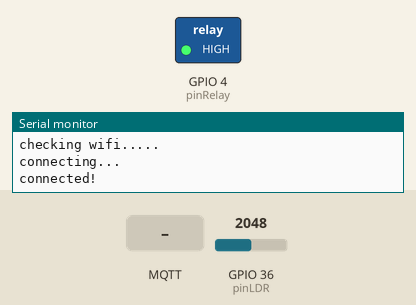
The sketch below on a simulated ESP32. On the bench: switched loads named in the sketch (green lamp = pin HIGH), the last lines printed to the serial monitor. The inputs (shaded band) are chosen by the test bench; at power-on: GPIO 36 (pinLDR) = 2048. WiFi joins after 1.5 s; servers stay silent unless stated; no MQTT or app messages arrive unless stated.

Above: at 3.2 s.
3.3 s: MQTT message "/lamp" arrives on the first subscribed topic
4.8 s: MQTT message "5" arrives on the first subscribed topic
6.3 s: GPIO 36 (pinLDR) set to 6
7.8 s: GPIO 36 (pinLDR) set to 3
At 8.4 s:
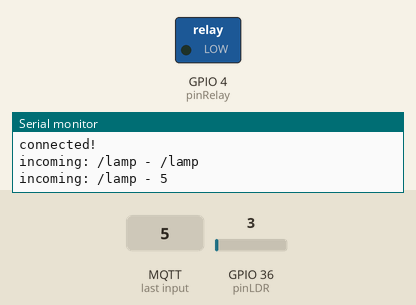
9.3 s: GPIO 36 (pinLDR) set to 491
At 10.5 s:
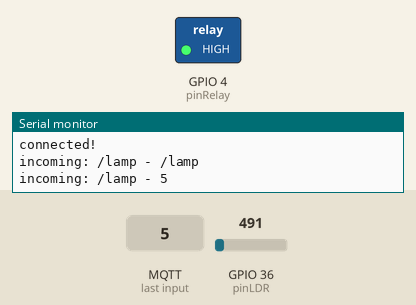
10.8 s: MQTT message "on" arrives on the first subscribed topic
Timing chart, 0 to 13.3 s (numbered marks = the images above; inputs shaded):
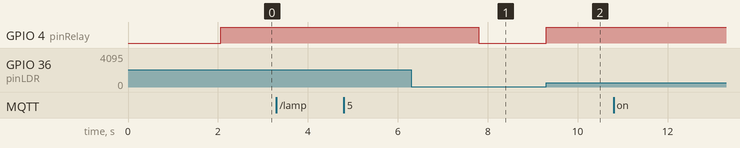

The sketch:

project-3.ino
```cpp
#include <WiFi.h>
#include <MQTT.h>

int pinLDR = 36;
int pinRelay = 4;
int ldrRead;
int convertPayload;

const char ssid[] = "MUSTIKA B8";
const char pass[] = "evelyn2607";

WiFiClient net;
MQTTClient client;

unsigned long lastMillis = 0;


void connect() {
  Serial.print("checking wifi...");
  while (WiFi.status() != WL_CONNECTED) {
    Serial.print(".");
    delay(1000);
  }

  Serial.print("\nconnecting...");
  while (!client.connect("ESP32 Johan", "0fce44e7", "8f9125c88d198b64")) {
    Serial.print(".");
    delay(1000);
  }

  Serial.println("\nconnected!");

  client.subscribe("/lamp");
  // client.unsubscribe("/hello");
}

void messageReceived(String &topic, String &payload) {
  Serial.println("incoming: " + topic + " - " + payload);
  if(topic == "/lamp"){
    convertPayload = payload.toInt();
  }
}

void setup() {
  Serial.begin(115200);
  WiFi.begin(ssid, pass);

  pinMode(pinRelay,OUTPUT);


  // Note: Local domain names (e.g. "Computer.local" on OSX) are not supported by Arduino.
  // You need to set the IP address directly.
  client.begin("broker.shiftr.io", net);
  client.onMessage(messageReceived);

  connect();
}

void loop() {
  client.loop();
  delay(10);  // <- fixes some issues with WiFi stability

  if (!client.connected()) {
    connect();
  }
  ldrRead=analogRead(pinLDR);
  char cstr[16];
  itoa(ldrRead, cstr, 10);
  client.publish("/lamp/ldrRead",cstr);

;
  if(ldrRead < convertPayload){
    digitalWrite(pinRelay, LOW);
    client.publish("/lamp/state","Lampu Menyala");
  }else{
    digitalWrite(pinRelay, HIGH);
    client.publish("/lamp/state","Lampu Mati");

  }
}
```

Measured:
- the behaviour switches between 5 and 4 on GPIO 36 (pinLDR) (found by bisection; images 0 and 1)
- after the input at 6.3 s, every drawn part: stays the same
- after the input at 7.8 s, GPIO 4 (pinRelay): HIGH → LOW at once
- after the input at 9.3 s, GPIO 4 (pinRelay): LOW → HIGH at once
